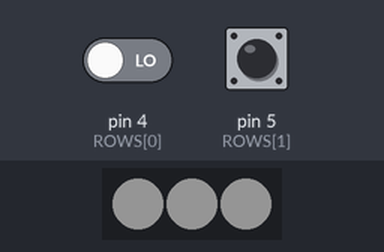
A sketch run on a simulated Arduino Uno, built with avr-gcc and run on an emulated ATmega328P. On the bench: 3 RGB LEDs in strip order, left to right. The inputs (shaded band) are chosen by the test bench; at power-on: pin 5 (ROWS[1]) LOW, pin 4 (ROWS[0]) LOW. Dim RGB values are drawn brighter than linear; what the sketch prints to the serial monitor is not drawn.

Above: at 1.2 s.
1.3 s: pin 5 (ROWS[1]) pulsed HIGH 5 times (0.12 s each, 0.3 s apart)
Timing chart, 0 to 4.3 s (numbered marks = the images above; inputs shaded):
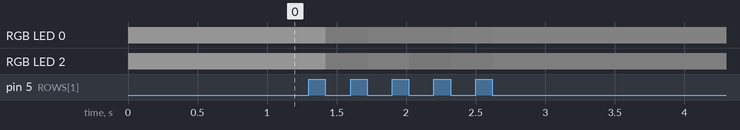

The sketch:

wheels_poc.ino
```cpp
#include "buttons.h"
#include "wheels.h"
#include "leds.h"

void setup() {
  Serial.begin(115200);
  while (!Serial) {};

  Serial.println("starting");
  initButtons();
  initLeds();
  initWheels();
}

void loop() {
  if (millis() % 10 < 1) {
    tickButtons();
  }
  tickWheels();
}
```

buttons.cpp
```cpp
#include <Arduino.h>
#include "wheels.h"

#define COL_COUNT 2
#define ROW_COUNT 2

// buttons of column 0
#define BUTTON_0 1
#define BUTTON_1 2

// buttons of column 1
#define BUTTON_2 257
#define BUTTON_3 258

const byte COLS[] = {6, 7};
const byte ROWS[] = {4, 5};

byte matrixMaskPrev[COL_COUNT] = {0};

void initButtons() {
  for (byte x = 0; x < COL_COUNT; x++) {
    pinMode(COLS[x], INPUT_PULLUP);
  }

  for (byte x = 0; x < COL_COUNT; x++) {
    pinMode(ROWS[x], INPUT);
  }
}

void doButtonAction(int buttonCode) {
  switch (buttonCode) {
    case BUTTON_0:
      triggerAllWheels();
      Serial.println("button 0 pressed");
      break;
    case BUTTON_1:
      updateRootWheel(0);
      Serial.println("button 1 pressed");
      break;
    case BUTTON_2:
      updateTypeWheel(0);
      Serial.println("button 2 pressed");
      break;
    case BUTTON_3:
      updateInversionWheel(0);
      Serial.println("button 3 pressed");
      break;
  }
}

void tickButtons() {
  for (byte colIndex = 0; colIndex < COL_COUNT; colIndex++) {
    byte matrixColNew = 0;
    byte curCol = COLS[colIndex];
    pinMode(curCol, OUTPUT);
    digitalWrite(curCol, LOW);

    for (byte rowIndex = 0; rowIndex < ROW_COUNT; rowIndex++) {
      byte rowCol = ROWS[rowIndex];
      pinMode(rowCol, INPUT_PULLUP);
      if (digitalRead(rowCol) == LOW) {
        int colBits = int(colIndex) << 8;
        byte rowBits = 0;
        bitSet(rowBits, rowIndex);
        int buttonCode = colBits + (~matrixMaskPrev[colIndex] & rowBits);
        doButtonAction(buttonCode);
        matrixColNew ^= rowBits;
      }
      pinMode(rowCol, INPUT);
    }
    pinMode(curCol, INPUT);

    matrixMaskPrev[colIndex] = matrixColNew;
  }
}
```

buttons.h
```cpp
#ifndef BUTTONS_H
#define BUTTONS_H

void initButtons();
void tickButtons();

#endif
```

leds.cpp
```cpp
#include <FastLED.h>
#include "leds.h"

#define LED_DATA_PIN 8
#define NUM_LEDS 3
#define LED_TYPE WS2812
#define COLOR_ORDER GRB
#define BRIGHTNESS 20

CRGB leds[NUM_LEDS];
const CRGB colors[NUM_COLORS] = {
  CRGB(30, 30, 30), CRGB(40, 40, 40), CRGB(50, 50, 50),
  CRGB(60, 60, 60), CRGB(70, 70, 70), CRGB(80, 80, 80),
  CRGB(90, 90, 90), CRGB(100, 100, 100), CRGB(110, 110, 110),
  CRGB(120, 120, 120), CRGB(130, 130, 130), CRGB(140, 140, 140),
  CRGB(150, 150, 150), CRGB(160, 160, 160), CRGB(170, 170, 170),
  CRGB(180, 180, 60), CRGB(180, 180, 180), CRGB(180, 180, 180),
  CRGB(190, 190, 190), CRGB(200, 200, 200), CRGB(210, 210, 210),
  CRGB(220, 220, 220), CRGB(230, 230, 230), CRGB(240, 240, 240),
  CRGB(250, 250, 250), CRGB(160, 160, 160), CRGB(170, 170, 170),
  CRGB(180, 180, 60), CRGB(180, 180, 180), CRGB(180, 180, 180),
  CRGB(190, 190, 190), CRGB(200, 200, 200), CRGB(210, 210, 210),
  CRGB(220, 220, 220), CRGB(230, 230, 230), CRGB(240, 240, 240),
};

void initLeds() {
  FastLED.addLeds<LED_TYPE, LED_DATA_PIN, COLOR_ORDER>(leds, NUM_LEDS);
  leds[0] = CRGB::White;
  leds[1] = CRGB::White;
  leds[2] = CRGB::White;
  FastLED.setBrightness(BRIGHTNESS);
  FastLED.show();
}

void setLed(byte ledNum, byte value) {
  leds[ledNum] = colors[value];
  FastLED.show();
}
```

leds.h
```cpp
#include <Arduino.h>

#ifndef LEDS_H
#define LEDS_H

#define NUM_COLORS 36

void initLeds();
void setLed(byte ledNum, byte value);

#endif
```

wheels.cpp
```cpp
#include <Arduino.h>
#include <Adafruit_MCP4725.h>
#include "leds.h"

#define NUM_NODES 8
#define ROOT_WHEEL_LIMIT 36
#define TYPE_WHEEL_LIMIT 8
#define INVERSION_WHEEL_LIMIT 3

Adafruit_MCP4725 dac;

byte rootWheelPos = 0;
byte typeWheelPos = 0;
byte inversionWheelPos = 0;

byte rootWheelNodes[NUM_NODES] = {0};
byte typeWheelNodes[NUM_NODES] = {0};
byte inversionWheelNodes[NUM_NODES] = {0};

byte rootWheelPosPrev = 0;
byte typeWheelPosPrev = 0;
byte inversionWheelPosPrev = 0;

int note1 = 0;
int note2 = 0;
int note3 = 0;
int note4 = 0;

const int NOTE_VOLTAGES[] = {
  0, 68, 137, 205, 273, 341, 410, 478, 546, 614, 682, 751, 817, 887, 956, 1024, 1097, 1170
};

void initWheels() {
  dac.begin(0x62);
  dac.setVoltage(0, false);
}

void updateRootWheel(byte node) {
  if (rootWheelNodes[node] == ROOT_WHEEL_LIMIT - 1) {
    rootWheelNodes[node] = 0;
  } else {
    rootWheelNodes[node]++;
  }
  setLed(0, rootWheelNodes[node]);
}

void updateTypeWheel(byte node) {
  if (typeWheelNodes[node] == TYPE_WHEEL_LIMIT - 1) {
    typeWheelNodes[node] = 0;
  } else {
    typeWheelNodes[node]++;
  }
  setLed(1, typeWheelNodes[node]);
}

void updateInversionWheel(byte node) {
  if (inversionWheelNodes[node] == INVERSION_WHEEL_LIMIT - 1) {
    inversionWheelNodes[node] = 0;
  } else {
    inversionWheelNodes[node]++;
  }
  setLed(2, inversionWheelNodes[node]);
}

void triggerRootWheel() {
  if (rootWheelPos == NUM_NODES - 1) {
    rootWheelPos = 0;
  } else {
    rootWheelPos++;
  }
}

void triggerTypeWheel() {
  if (typeWheelPos == NUM_NODES - 1) {
    typeWheelPos = 0;
  } else {
    typeWheelPos++;
  }
}

void triggerInversionWheel() {
  if (inversionWheelPos == NUM_NODES - 1) {
    inversionWheelPos = 0;
  } else {
    inversionWheelPos++;
  }
}

void triggerAllWheels() {
  triggerRootWheel();
  triggerTypeWheel();
  triggerInversionWheel();
}

void resetRootWheel() {
  rootWheelPos = 0;
}

void resetTypeWheel() {
  typeWheelPos = 0;
}

void resetInversionWheel() {
  inversionWheelPos = 0;
}

void resetAllWheels() {
  resetRootWheel();
  resetTypeWheel();
  resetInversionWheel();
}

void triggerRootWheelReverse() {
  if (rootWheelPos == 0) {
    rootWheelPos = ROOT_WHEEL_LIMIT - 1;
  } else {
    rootWheelPos--;
  }
}

void triggerTypeWheelReverse() {
  if (typeWheelPos == 0) {
    typeWheelPos = TYPE_WHEEL_LIMIT - 1;
  } else {
    typeWheelPos--;
  }
}

void triggerInversionWheelReverse() {
  if (inversionWheelPos == 0) {
    inversionWheelPos = INVERSION_WHEEL_LIMIT - 1;
  } else {
    inversionWheelPos--;
  }
}

void triggerAllWheelsReverse() {
  triggerRootWheelReverse();
  triggerTypeWheelReverse();
  triggerInversionWheelReverse();
}

void tickWheels() {
  if (rootWheelPos != rootWheelPosPrev) {
    int note1 = NOTE_VOLTAGES[10];
    int note2 = NOTE_VOLTAGES[12];
    int note3 = NOTE_VOLTAGES[14];
    int note4 = NOTE_VOLTAGES[15];
    dac.setVoltage(note1, false);
    delay(2000);
    dac.setVoltage(note2, false);
    delay(2000);
    dac.setVoltage(note3, false);
    delay(2000);
    dac.setVoltage(note4, false);
  } else if (typeWheelPos != typeWheelPosPrev) {
    // cal new notes other than root
  } else if (inversionWheelPos != inversionWheelPosPrev) {
    // calc new position of notes
  }
  rootWheelPosPrev = rootWheelPos;
  typeWheelPosPrev = typeWheelPos;
  inversionWheelPosPrev = inversionWheelPosPrev;
}
```

wheels.h
```cpp
#include <Arduino.h>

#ifndef WHEELS_H
#define WHEELS_H

void initWheels();
void tickWheels();

void updateRootWheel(byte node);
void updateTypeWheel(byte node);
void updateInversionWheel(byte node);

void triggerRootWheel();
void triggerTypeWheel();
void triggerInversionWheel();

void triggerAllWheels();

void resetRootWheel();
void resetTypeWheel();
void resetInversionWheel();

void resetAllWheels();

void triggerRootWheelReverse();
void triggerTypeWheelReverse();
void triggerInversionWheelReverse();

void triggerAllWheelsReverse();

#endif
```

Measured:
- after the input at 1.3 s, RGB LED 0: RGB(20, 20, 20) → RGB(3, 3, 3) after 0.12 s, → RGB(4, 4, 4) 0.30 s later, → RGB(5, 5, 5) 0.60 s later, → RGB(6, 6, 6) 0.30 s later; RGB LED 2: RGB(20, 20, 20) → RGB(3, 3, 3) after 0.12 s, → RGB(4, 4, 4) 0.30 s later, → RGB(2, 2, 2) 0.30 s later, → RGB(3, 3, 3) 0.30 s later, … (5 changes in this stretch)
